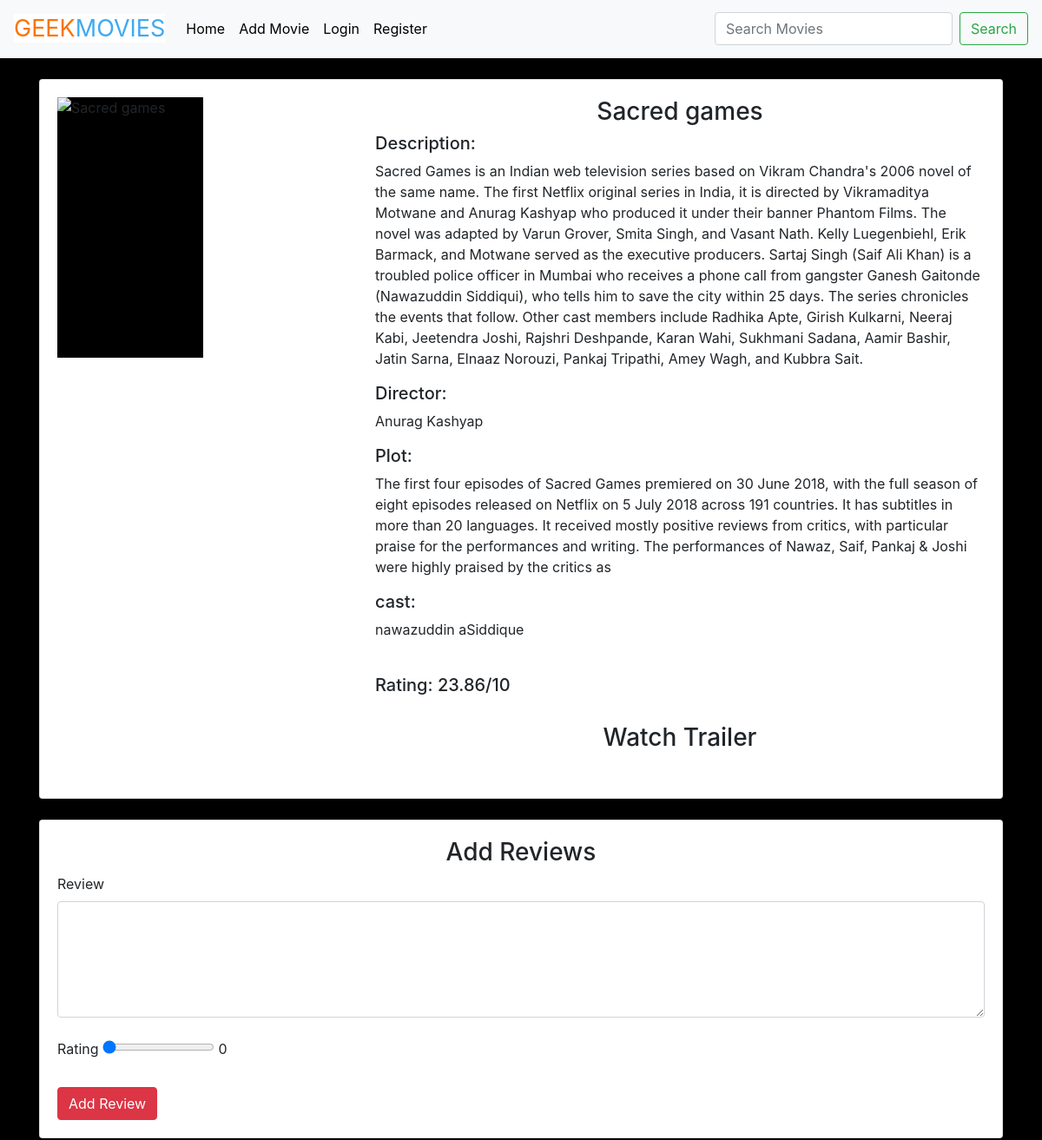
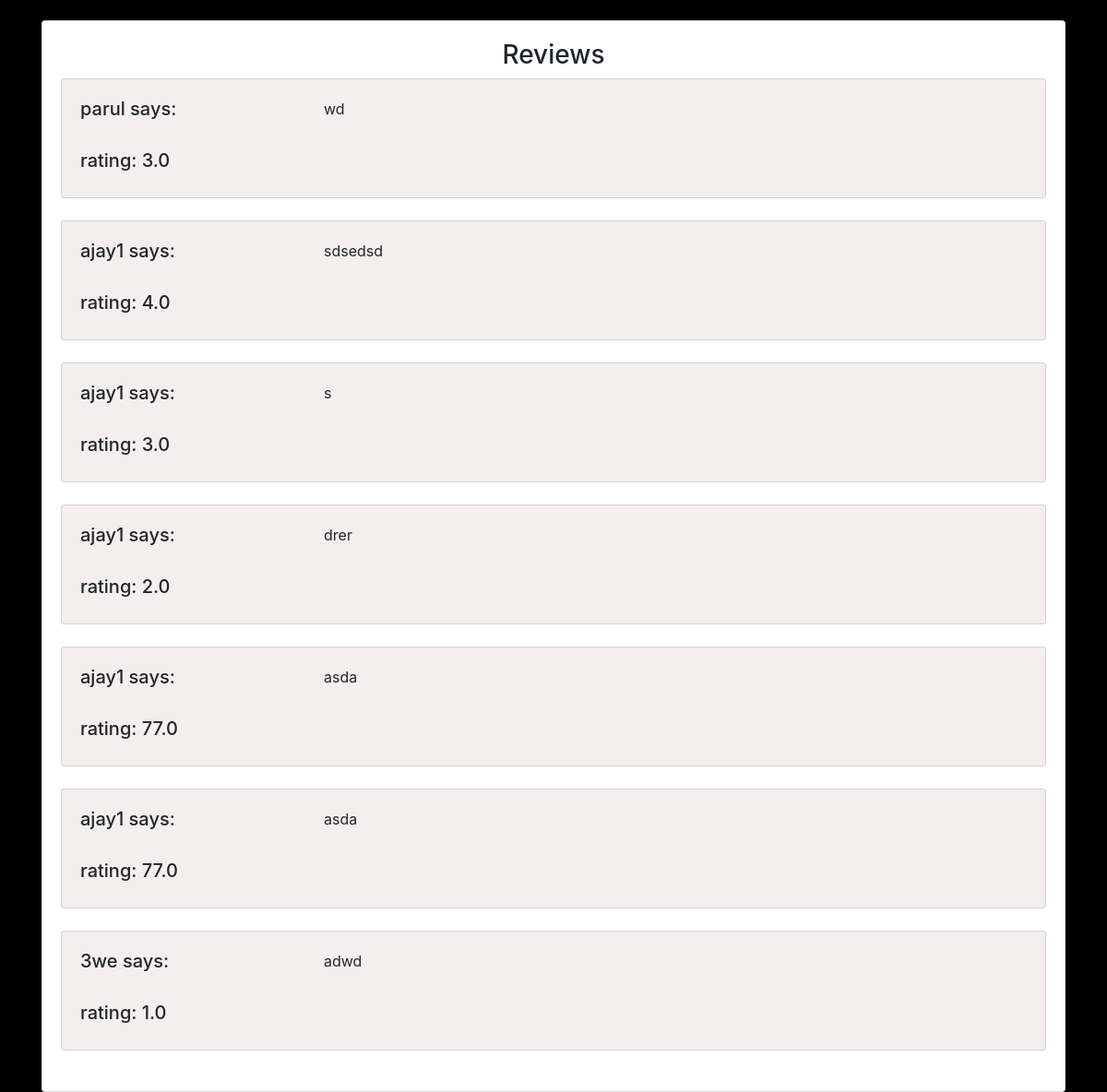
/details/9/, run on an earlier commit of the app's database (2 pictures, top to bottom).
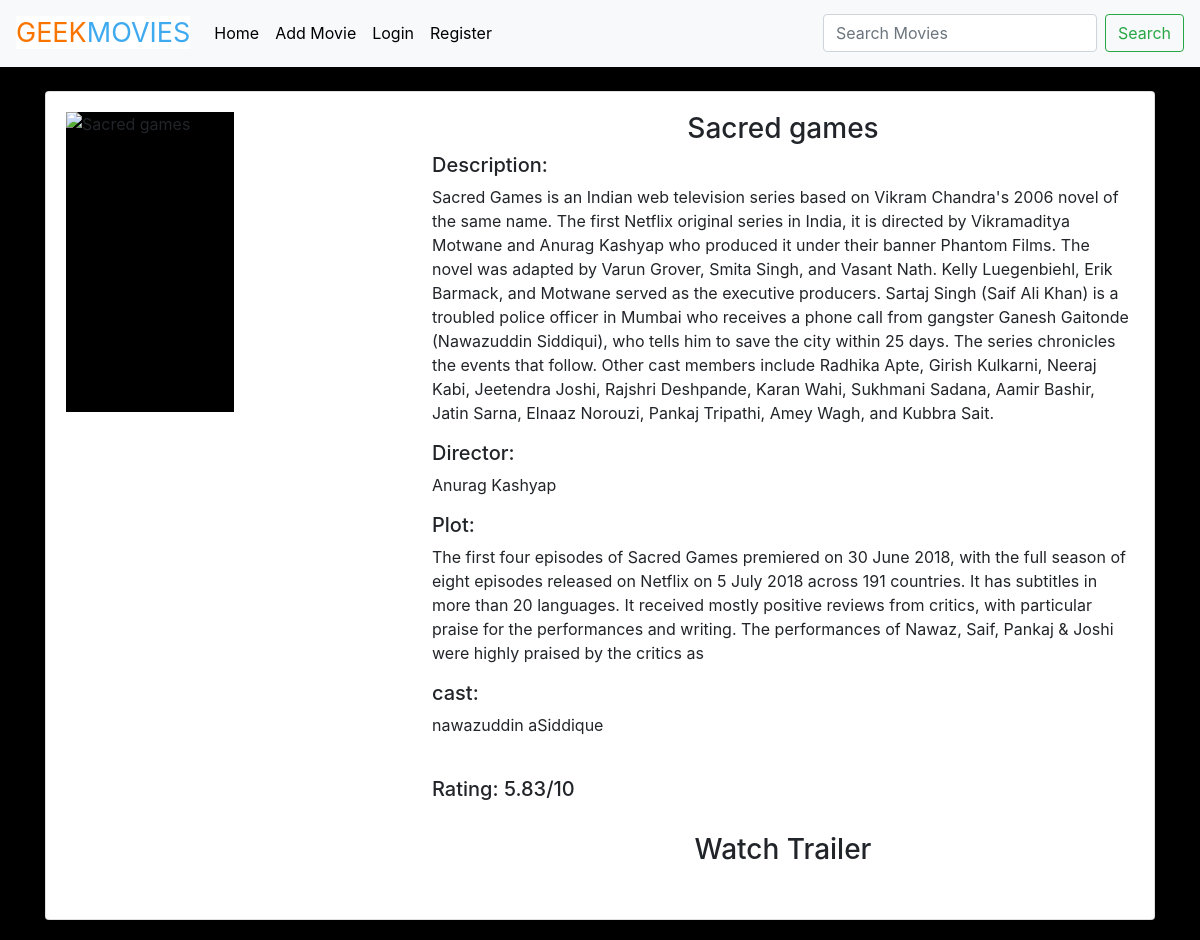
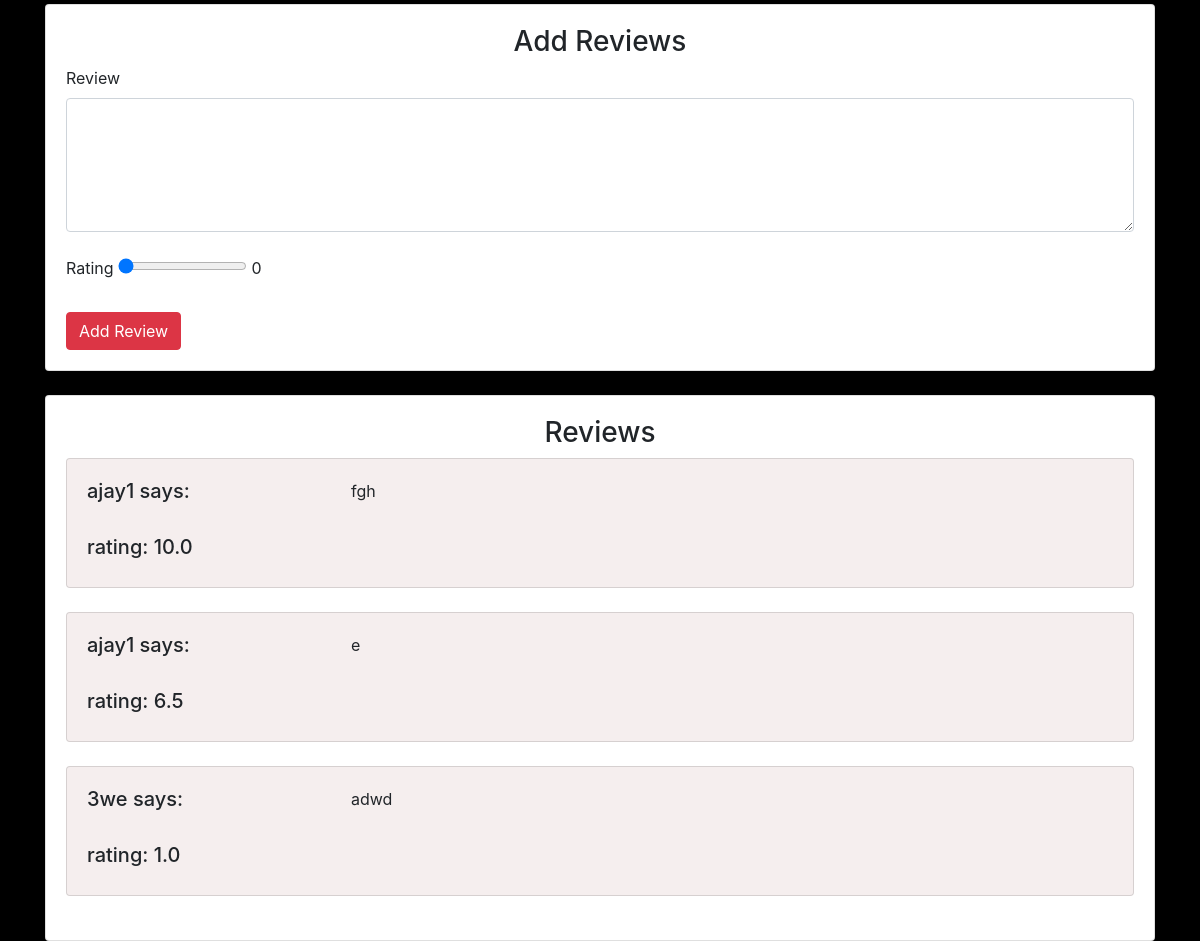
And on a later commit of the database (2 pictures, top to bottom).
### geekapp/models.py (models this page shows, shortened)
class Movie(models.Model):
    name=models.CharField(max_length=300)
    director=models.CharField(max_length=300)
    cast=models.CharField(max_length=300)
    plot=models.CharField(max_length=400)
    description=models.TextField(max_length=5000)
    date=models.DateField(default=datetime.now, blank=True)
    averageRating=models.FloatField(default=0)
    image=models.URLField( default=None,null=True,max_length=400)
    video=EmbedVideoField(null=True,blank=True)

class Review(models.Model):
    movie=models.ForeignKey(Movie,on_delete=models.CASCADE)
    user=models.ForeignKey(User,on_delete=models.CASCADE)
    comment=models.TextField(max_length=1000)
    rating=models.FloatField(default=0)

### geekapp/views.py (the view)
# urls.py: path('details/<int:id>/',views.detail,name="detail"),
def detail(request, id):
    movie=Movie.objects.get(id=id)
    reviews=Review.objects.filter(movie=id).order_by("-comment")
    average=reviews.aggregate(Avg("rating"))["rating__avg"]
    if average==None:
        average=0
    average=round(average,2)
    context={
    "movie":movie,
    "reviews":reviews,
    "average":average
    }
    return render(request,'geekapp/details.html',context)

### geekapp/templates/geekapp/details.html (shortened to what this page needs)
{% extends 'geekapp/base.html' %}
{% load embed_video_tags %}
{% load static %}
{% block content %}
<div class="container">
  <br>
  <div class="card">
    <div class="card-body">
    <div class="row">
      <div class="col-md-4">
        <img style="width:500px;height:300px;" src="{{movie.image}}" alt="{{movie.name}}" class="img">
      </div>
      <div class="col-md-8">
        <h3 class="text-center">
            {{movie.name}}
        </h3>
        <h5>Description:</h5>
        <p>{{movie.description}}</p>
        <h5>Director:</h5>
        <p> {{movie.director}}</p>
        <h5>Plot:</h5>
        <p> {{movie.plot}}</p>
        <h5>cast:</h5>
        <p>{{movie.cast}}</p>
        <br>
        <h5>Rating: {{ average }}/10</h5>
        <br>
        <h3 class="text-center">Watch Trailer</h3>
        <br>
      </div>
    </div>
</div>
  </div>
  <br>
  <div class="card">
    <div class="card-body">
      <h3 class="text-center">Add Reviews</h3>
      <form class="" action="{% url 'geekapp:add_review' movie.id  %}" method="POST">
        <label for="comment">Review</label>
        <textarea name="comment"  id="comment" cols="30" rows="5" class="form-control"></textarea>
        <br>
        <label for="rating">Rating</label>
        <input type="range" id="rangeInput"
        name="rating" min="0" max="10" value="0" step="0.5" oninput="amount.value=rangeInput.value">
        <output name="amount" id="amount " for="rating" >0</output>
        <br>
        <br>
        <input type="submit" class="btn btn-danger" value="Add Review">
      </form>
    </div>
  </div>
  <br>
  <div class="card">
      <div class="card-body" >
        <h3 class="text-center">Reviews</h3>
        {% for review in reviews %}
          <div class="card" style="background-color:#f5eeee"  >
            <div class="card-body">
              <div class="row">
                <div class="col-md-3">
                  <h5 class="text-left">{{review.user.username}} says:</h5>
                  <br>
                  <h5>rating: {{review.rating}}</h5>
                </div>
                <div class="col-md-9">
                  <p>{{review.comment}}</p>
                </div>
              </div>
            </div>
          </div>
          <br>
        {% endfor %}
      </div>
  </div>
</div>
{% endblock %}

### geekapp/templates/geekapp/base.html (shortened to what this page needs)
<!doctype html>
<html lang="en">
  <head>
    <link rel="stylesheet" href="https://maxcdn.bootstrapcdn.com/bootstrap/4.0.0/css/bootstrap.min.css">
{% load static %}
<link rel="stylesheet" href="{% static '/css/geekapp.css' %}">
  </head>
  <body>
    <nav class="navbar navbar-expand-lg navbar-dark bg-light text-white">
    <a style="" class="navbar-brand" href="{% url 'geekapp:home' %}"><span ><span style="font-size:27px; background-color: white;color:#fa7400">GEEK</span><span style="font-size:27px;background-color: white;color:#3faaf0;">MOVIES</span> </span> </a>
    <div class="collapse navbar-collapse" id="navbarSupportedContent">
      <ul class="navbar-nav mr-auto">
        <li class="nav-item active">
          <a style="color:black " class="nav-link" href="{% url 'geekapp:home' %}">Home <span class="sr-only">(current)</span></a>
        </li>
        <li class="nav-item">
          <a style="color:black " class="nav-link" href="{% url 'geekapp:add_movies' %}">Add Movie</a>
        </li>
        {% if user.is_authenticated %}
        <li class="nav-item dropdown">
          <a style="color:black "class="nav-link dropdown-toggle" href="#" id="navbarDropdown" role="button" data-toggle="dropdown" aria-haspopup="true" aria-expanded="false">
            {{user.username}}
          </a>
          <div class="dropdown-menu" aria-labelledby="navbarDropdown">
            <a style="color:black " class="dropdown-item" href="#">My Profile</a>
            <div class="dropdown-divider"></div>
            <a style="color:black " class="dropdown-item" href="{% url "accounts:logout" %}">Logout</a>
          </div>
        </li>
        {% else %}
        <li class="nav-item">
          <a style="color:black " class="nav-link" href="{% url 'accounts:login' %}">Login</a>
        </li>
        <li class="nav-item">
          <a style="color:black " class="nav-link" href="{% url 'accounts:register' %}">Register</a>
        </li>
        {%endif%}
      </ul>
      <form class="form-inline my-2 my-lg-0" method="GET" action="{% url "geekapp:home" %}">
        <input class="form-control mr-sm-2" type="search" placeholder="Search Movies" aria-label="Search" name="title">
        <button class="btn btn-outline-success my-2 my-sm-0" type="submit">Search</button>
      </form>
    </div>
  </nav>
    {% block content %}
    {% endblock %}
  </body>
</html>

### geekapp/static/css/geekapp.css (style rules this page uses)
body { background-color: #000; }
.img { max-width: 50%; max-height: 100%; display: block; background-color: #000; }

What changed in the data, as far as the page shows it:
removed Review: user.username "parul", rating "3.0", comment "wd"
removed Review: user.username "ajay1", rating "4.0", comment "sdsedsd"
removed Review: user.username "ajay1", rating "3.0", comment "s"
removed Review: user.username "ajay1", rating "2.0", comment "drer"
removed Review: user.username "ajay1", rating "77.0", comment "asda"
removed Review: user.username "ajay1", rating "77.0", comment "asda"
added Review: user.username "ajay1", rating "10.0", comment "fgh"
added Review: user.username "ajay1", rating "6.5", comment "e"
Also different on the page:
{{ average }}: "23.86" → "5.83"
